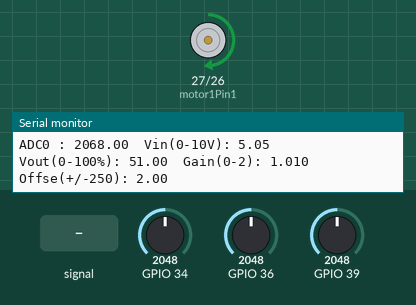
Recording of a sketch running on a simulated ESP32. Parts: motor-driver pin pairs drawn as motors (green arrow = first pin HIGH = forward, orange = second pin HIGH = backward, longer = more drive, scaled by the enable pin), the last lines printed to the serial monitor. The test bench sets the inputs (shaded band); at power-on: GPIO 36 = 2048, GPIO 39 = 2048, GPIO 34 = 2048.

Above: at 1.2 s.
1.3 s: GPIO 34 fed a 200 Hz sine of ±1842 counts around its level
4.3 s: GPIO 36 set to 491
5.8 s: GPIO 39 set to 0
At 7.0 s:
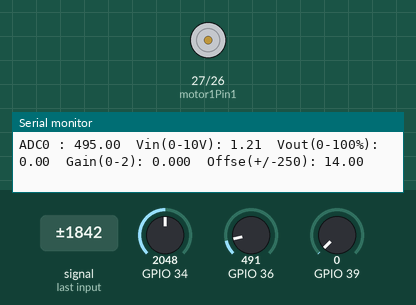
7.3 s: GPIO 34 set to 2866
At 8.2 s:
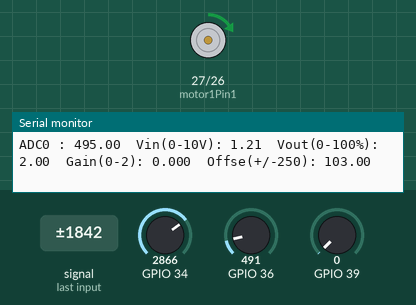
8.8 s: GPIO 34 set to 2047
At 9.3 s:
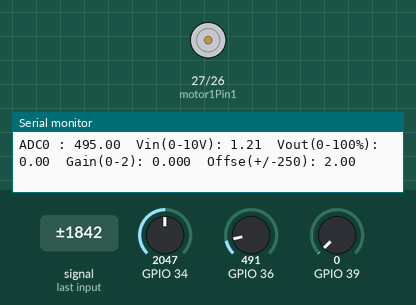
10.3 s: GPIO 39 set to 2047
At 11.7 s:
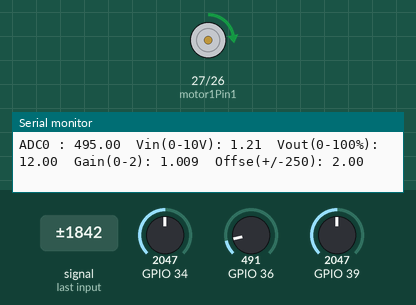
Timing chart, 0 to 12.8 s (numbered marks = the images above; inputs shaded):
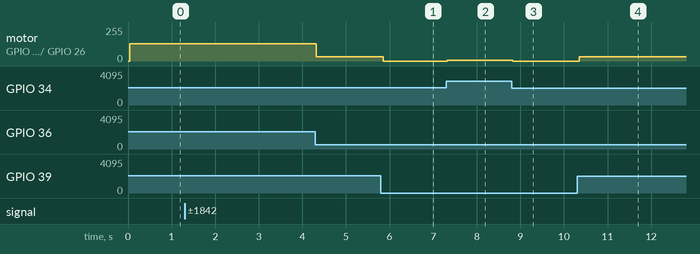

The sketch:

TapeTensionRegulator.ino
```cpp
#include <Arduino.h>
#include <EEPROM.h>

#ifndef ESP32
#pragma message(THIS CODE IS FOR ESP32 ONLY!)
#error Select ESP32 board.
#endif

float y,m,c,Vin;  // y = m*x + c;

/*
 */
// Motor A
int motor1Pin1 = 27;
int motor1Pin2 = 26;
int enable1Pin = 5;

// Setting PWM properties
const int freq = 30000;
const int pwmChannel = 0;
const int resolution = 8;
int dutyCycle = 200;

/*
*/

void setup() {
  // sets the pins as outputs:
  pinMode(motor1Pin1, OUTPUT);
  pinMode(motor1Pin2, OUTPUT);
  pinMode(enable1Pin, OUTPUT);

  // configure LED PWM functionalitites
  ledcSetup(pwmChannel, freq, resolution);

  // attach the channel to the GPIO to be controlled
  ledcAttachPin(enable1Pin, pwmChannel);

  Serial.begin(115200);

}

void loop() {
  float sensorValue;
  m = m_Gain_Knob(100);   //m = 0-2  // y = m*x + c;
  c = c_OffSet_Knob(100); //c = +/-5 ;   // y = m*x + c;
  sensorValue = TapeRollDia(100);  // ADC0
  y = m*sensorValue + c;   // y = m*x + c;  , sensorValue is x
  if ( y > 4095) y = 4095;
  if ( y < 0) y = 0;
  dutyCycle = y/4095 * 256;
  ledcWrite(pwmChannel, dutyCycle);
  Vin = sensorValue/409.6;
  Serial.print("ADC0 : ");Serial.print(sensorValue);
  Serial.print("  Vin(0-10V): ");Serial.print(Vin);  //Vin (ADC0/4096)*10
  Serial.print("  Vout(0-100%): ");Serial.print(round(dutyCycle/2.56));
  Serial.print("  Gain(0-2): ");Serial.print(m,3);
  Serial.print("  Offse(+/-250): ");Serial.println(round(c));
  delay(1);
  digitalWrite(motor1Pin1, HIGH);
}

float TapeRollDia (int sampl) {
  int value = 0;
  int sum_value = 0;
  float avg_sampl = 0;
  for (int i = 0; i <= sampl; i++) {
    value = analogRead(A0);          //ADC0
    sum_value = sum_value + value;
  }
  avg_sampl = sum_value/sampl;
  return avg_sampl;
}

float m_Gain_Knob (int sampl) {
  int value = 0;
  int sum_value = 0;
  float avg_sampl = 0;
  for (int i = 0; i <= sampl; i++) {
    value = analogRead(A3);          //ADC3
    sum_value = sum_value + value;
  }
  avg_sampl = sum_value/sampl;
//  return 1;
  return avg_sampl/4096.0 * 2.0;   //Gain = 0-2
}

float c_OffSet_Knob (int sampl) {
  int value = 0;
  int sum_value = 0;
  float avg_sampl = 0;
  for (int i = 0; i <= sampl; i++) {
    value = analogRead(A6);          //ADC6
    sum_value = sum_value + value;
  }
  avg_sampl = sum_value/sampl;
//  return 0;
  return (avg_sampl/4096.0 * 500.0) - 250;  //Offset = +/- 250
}
```

Measured:
- after the input at 5.8 s, motor on GPIO 27 (motor1Pin1) / GPIO 26 (motor1Pin2): forward 31/255 → stopped after 0.06 s
- after the input at 7.3 s, motor on GPIO 27 (motor1Pin1) / GPIO 26 (motor1Pin2): stopped → forward 6/255 at once
- after the input at 8.8 s, motor on GPIO 27 (motor1Pin1) / GPIO 26 (motor1Pin2): forward 6/255 → stopped at once
- after the input at 10.3 s, motor on GPIO 27 (motor1Pin1) / GPIO 26 (motor1Pin2): stopped → forward 31/255 after 0.06 s
